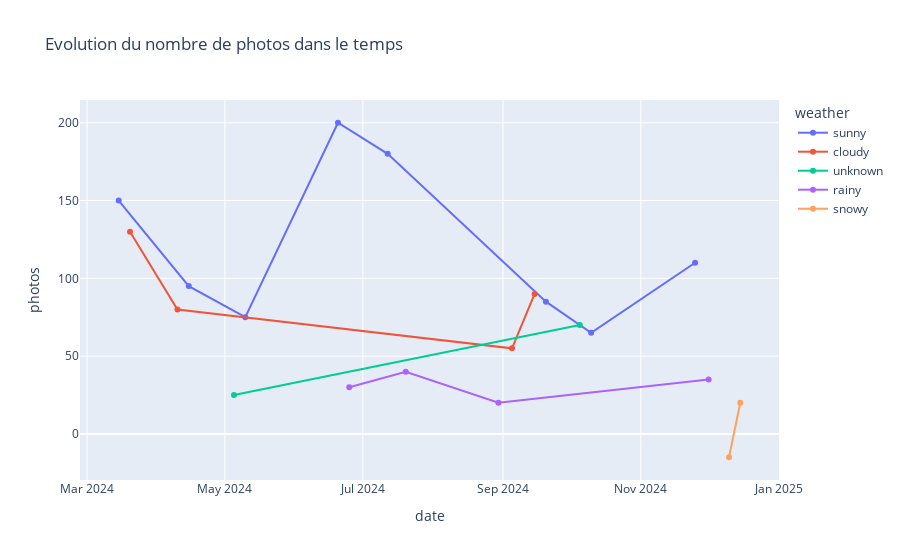
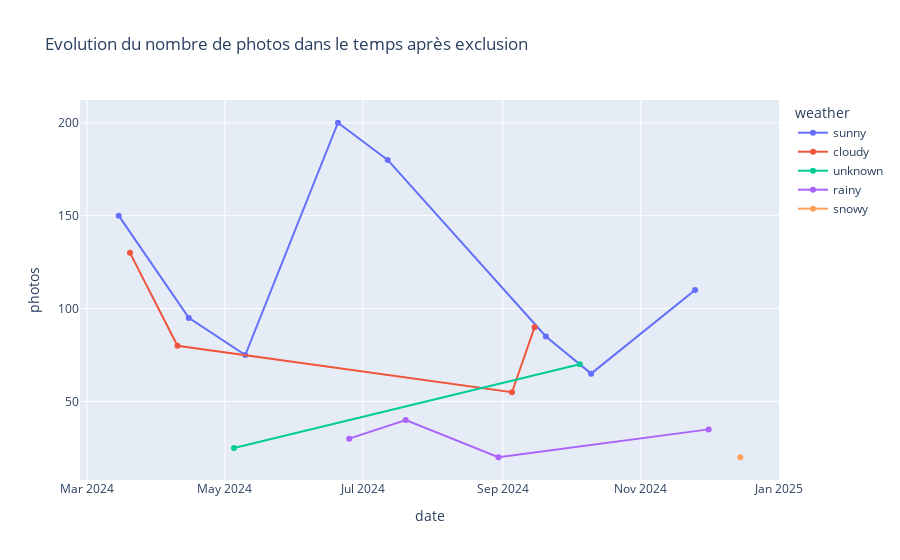

Source (notebook cell) for these figures, in order:
### Markdown cell above
**TODO**

- Créer un graphique en ligne avec la date sur l'axe des x et le nombre de photos sur l'axe des y
- Colorer les lignes ou points selon la météo (weather)
- Afficher le graphique
- Que remarquez vous ? Qu'auriez du vous faire ?

### Code cell
# Write your code here

# Créatin du graphique.
fig_line = px.line(
    df_clean_travel, 
    x='date', 
    y='photos', 
    color='weather', 
    markers=True, 
    title='Evolution du nombre de photos dans le temps'
)
fig_line.show()

# Réponse à la question
""" 
    On à une valeur négative dans la colonne 'photos' (-15). Ce qui n'est normalement pas possible.
    Comme nous ne savons pas d'où vient l'erreur, il est préférable d'exclure cette valeur pour ne pas fausser les résultats.
    L'option de la correction est envisageable mais dangereuse, car si on commence à manipuler les données pour corriger les erreurs, cela va dénaturer l'ensemble des données.
"""

# Proposition de correction
df_clean_travel_exclusion = df_clean_travel[df_clean_travel['photos'] >= 0]

# Création du graphique après exclusion
fig_line = px.line(
    df_clean_travel_exclusion, 
    x='date', 
    y='photos', 
    color='weather', 
    markers=True, 
    title='Evolution du nombre de photos dans le temps après exclusion'
)
fig_line.show()

### Figure 1 — Plotly figure (JSON) as saved in the notebook; plotly's stock layout.template omitted (floating-point values rounded to 4 significant figures)
{"data": [{"hovertemplate": "weather=sunny<br>date=%{x}<br>photos=%{y}<extra></extra>", "legendgroup": "sunny", "line": {"color": "#636efa", "dash": "solid"}, "marker": {"symbol": "circle"}, "mode": "lines+markers", "name": "sunny", "orientation": "v", "showlegend": true, "type": "scatter", "x": ["2024-03-15", "2024-04-15", "2024-05-10", "2024-06-20", "2024-07-12", "2024-09-20", "2024-10-10", "2024-11-25"], "xaxis": "x", "y": [150, 95, 75, 200, 180, 85, 65, 110], "yaxis": "y"}, {"hovertemplate": "weather=cloudy<br>date=%{x}<br>photos=%{y}<extra></extra>", "legendgroup": "cloudy", "line": {"color": "#EF553B", "dash": "solid"}, "marker": {"symbol": "circle"}, "mode": "lines+markers", "name": "cloudy", "orientation": "v", "showlegend": true, "type": "scatter", "x": ["2024-03-20", "2024-04-10", "2024-09-05", "2024-09-15"], "xaxis": "x", "y": [130, 80, 55, 90], "yaxis": "y"}, {"hovertemplate": "weather=unknown<br>date=%{x}<br>photos=%{y}<extra></extra>", "legendgroup": "unknown", "line": {"color": "#00cc96", "dash": "solid"}, "marker": {"symbol": "circle"}, "mode": "lines+markers", "name": "unknown", "orientation": "v", "showlegend": true, "type": "scatter", "x": ["2024-05-05", "2024-10-05"], "xaxis": "x", "y": [25, 70], "yaxis": "y"}, {"hovertemplate": "weather=rainy<br>date=%{x}<br>photos=%{y}<extra></extra>", "legendgroup": "rainy", "line": {"color": "#ab63fa", "dash": "solid"}, "marker": {"symbol": "circle"}, "mode": "lines+markers", "name": "rainy", "orientation": "v", "showlegend": true, "type": "scatter", "x": ["2024-06-25", "2024-07-20", "2024-08-30", "2024-12-01"], "xaxis": "x", "y": [30, 40, 20, 35], "yaxis": "y"}, {"hovertemplate": "weather=snowy<br>date=%{x}<br>photos=%{y}<extra></extra>", "legendgroup": "snowy", "line": {"color": "#FFA15A", "dash": "solid"}, "marker": {"symbol": "circle"}, "mode": "lines+markers", "name": "snowy", "orientation": "v", "showlegend": true, "type": "scatter", "x": ["2024-12-10", "2024-12-15"], "xaxis": "x", "y": [-15, 20], "yaxis": "y"}], "layout": {"legend": {"title": {"text": "weather"}, "tracegroupgap": 0}, "title": {"text": "Evolution du nombre de photos dans le temps"}, "xaxis": {"anchor": "y", "domain": [0, 1], "title": {"text": "date"}}, "yaxis": {"anchor": "x", "domain": [0, 1], "title": {"text": "photos"}}}}

### Figure 2 — Plotly figure (JSON) as saved in the notebook; plotly's stock layout.template omitted (floating-point values rounded to 4 significant figures)
{"data": [{"hovertemplate": "weather=sunny<br>date=%{x}<br>photos=%{y}<extra></extra>", "legendgroup": "sunny", "line": {"color": "#636efa", "dash": "solid"}, "marker": {"symbol": "circle"}, "mode": "lines+markers", "name": "sunny", "orientation": "v", "showlegend": true, "type": "scatter", "x": ["2024-03-15", "2024-04-15", "2024-05-10", "2024-06-20", "2024-07-12", "2024-09-20", "2024-10-10", "2024-11-25"], "xaxis": "x", "y": [150, 95, 75, 200, 180, 85, 65, 110], "yaxis": "y"}, {"hovertemplate": "weather=cloudy<br>date=%{x}<br>photos=%{y}<extra></extra>", "legendgroup": "cloudy", "line": {"color": "#EF553B", "dash": "solid"}, "marker": {"symbol": "circle"}, "mode": "lines+markers", "name": "cloudy", "orientation": "v", "showlegend": true, "type": "scatter", "x": ["2024-03-20", "2024-04-10", "2024-09-05", "2024-09-15"], "xaxis": "x", "y": [130, 80, 55, 90], "yaxis": "y"}, {"hovertemplate": "weather=unknown<br>date=%{x}<br>photos=%{y}<extra></extra>", "legendgroup": "unknown", "line": {"color": "#00cc96", "dash": "solid"}, "marker": {"symbol": "circle"}, "mode": "lines+markers", "name": "unknown", "orientation": "v", "showlegend": true, "type": "scatter", "x": ["2024-05-05", "2024-10-05"], "xaxis": "x", "y": [25, 70], "yaxis": "y"}, {"hovertemplate": "weather=rainy<br>date=%{x}<br>photos=%{y}<extra></extra>", "legendgroup": "rainy", "line": {"color": "#ab63fa", "dash": "solid"}, "marker": {"symbol": "circle"}, "mode": "lines+markers", "name": "rainy", "orientation": "v", "showlegend": true, "type": "scatter", "x": ["2024-06-25", "2024-07-20", "2024-08-30", "2024-12-01"], "xaxis": "x", "y": [30, 40, 20, 35], "yaxis": "y"}, {"hovertemplate": "weather=snowy<br>date=%{x}<br>photos=%{y}<extra></extra>", "legendgroup": "snowy", "line": {"color": "#FFA15A", "dash": "solid"}, "marker": {"symbol": "circle"}, "mode": "lines+markers", "name": "snowy", "orientation": "v", "showlegend": true, "type": "scatter", "x": ["2024-12-15"], "xaxis": "x", "y": [20], "yaxis": "y"}], "layout": {"legend": {"title": {"text": "weather"}, "tracegroupgap": 0}, "title": {"text": "Evolution du nombre de photos dans le temps après exclusion"}, "xaxis": {"anchor": "y", "domain": [0, 1], "title": {"text": "date"}}, "yaxis": {"anchor": "x", "domain": [0, 1], "title": {"text": "photos"}}}}
